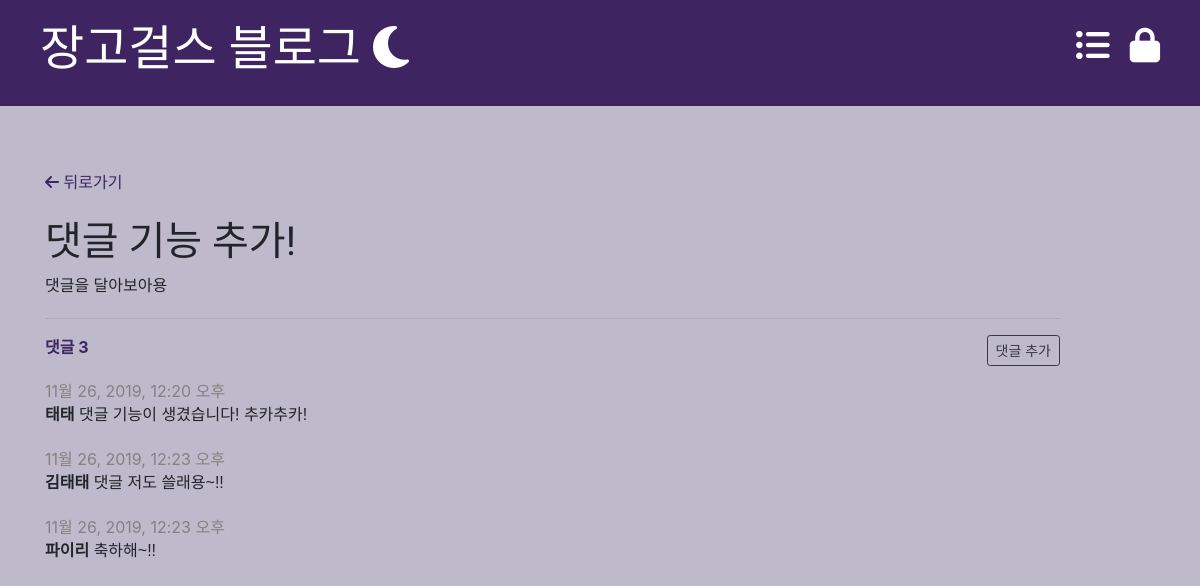
Page /blog/post/12/ on the earlier database version.
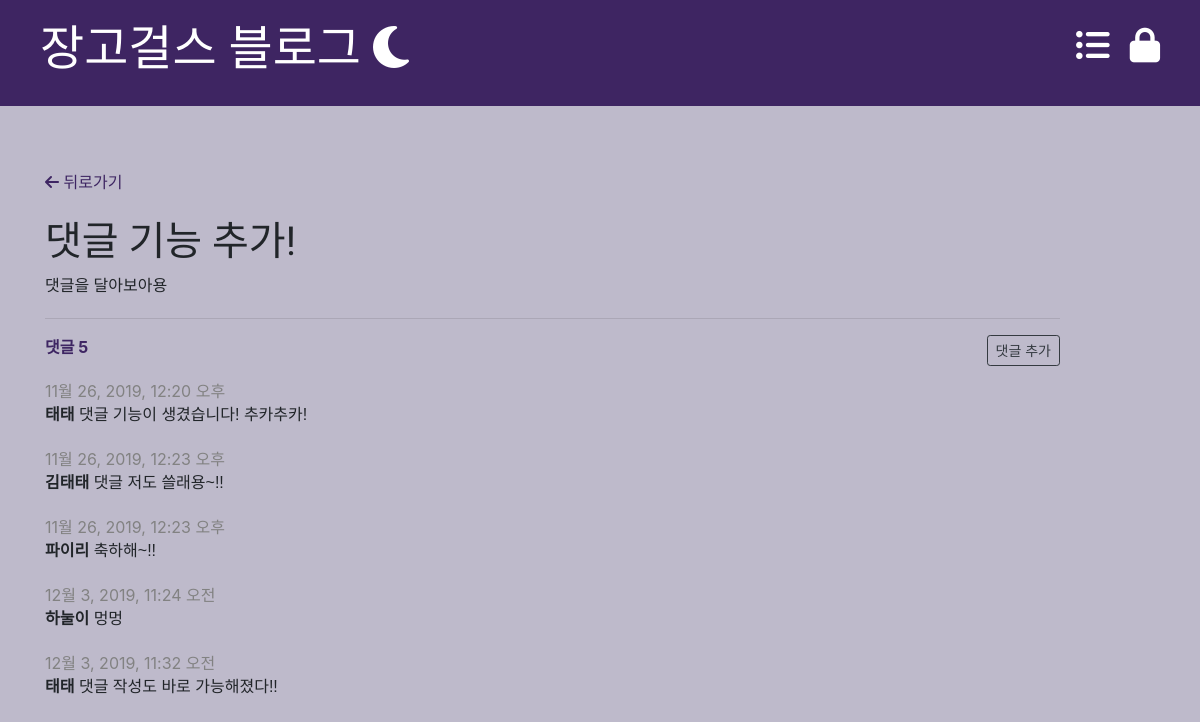
Same page on the later database version.
### blog/models.py (models this page shows, shortened)
class Post(models.Model):
    author = models.ForeignKey(settings.AUTH_USER_MODEL, on_delete=models.CASCADE)
    title = models.CharField(max_length=200)
    text = models.TextField()
    created_date = models.DateTimeField(
        default=timezone.now
    )
    published_date = models.DateTimeField(
        blank=True, null=True
    )
    def approved_comments(self):
        return self.comments.filter(approved_comment=True)

class Comment(models.Model):
    post = models.ForeignKey('blog.Post', on_delete=models.CASCADE, related_name='comments')
    author = models.CharField(max_length=200)
    text = models.TextField()
    created_date = models.DateTimeField(default=timezone.now)
    approved_comment = models.BooleanField(default=False)  # 승인이 거쳐진 댓글만 나타나도록 한다

### blog/views.py (the view)
# urls.py: path('post/<int:pk>/', views.post_detail, name='post_detail'),
def post_detail(request, pk):
    post = get_object_or_404(Post, pk=pk)
    return render(request, 'blog/post_detail.html', {'post': post})

### blog/templates/blog/post_detail.html (shortened to what this page needs)
{% extends 'blog/base.html' %}
{% block content %}
<br>
{% if post.published_date %}
<a href="/blog/" id="back"><i class="fas fa-arrow-left"></i> 뒤로가기</a><br><br>
{% else %}
<a href="/blog/drafts" id="back"><i class="fas fa-arrow-left"></i> 뒤로가기</a><br><br>
{% endif %}
<div class="post">
    <h1>{{ post.title }}</h1>
    <p>{{ post.text|linebreaksbr }}</p>
</div>
<hr>
<a class="btn btn-outline-dark btn-sm" style="float: right"
   href="{% url 'add_comment_to_post' pk=post.pk %}">댓글 추가</a>
<strong style="color: rgba(30, 0, 73, 0.8);">댓글 {{ post.approved_comments.count }}</strong><p></p>
{% for comment in post.comments.all %}
        {% if user.username == "taetae" or comment.approved_comment %}
                <div class="comment">
                    <div class="date">{{ comment.created_date }}</div>
                    <p><strong>{{ comment.author }}</strong> {{ comment.text|linebreaksbr }}</p>
                </div>
        {% endif %}
        {% empty %}
        <p>아직 아무 댓글로 달리지 않았어요 :(</p>
    {% endfor %}
    {% endblock %}

### blog/templates/blog/base.html (shortened to what this page needs)
<!DOCTYPE html>
{% load static %}
<html lang="en">
<head>
    <link rel="stylesheet" href="https://stackpath.bootstrapcdn.com/bootstrap/4.3.1/css/bootstrap.min.css">
    <link rel="stylesheet" href="{% static 'css/blog.css' %}">
</head>
<body>
    <div class="page-header">
        {% if user.is_authenticated %}
        <a href="{% url 'post_new' %}" class="top-menu"><i class="fas fa-plus"></i></a>
        <a href="{% url 'post_draft_list' %}" class="top-menu"><i class="fas fa-edit"></i></a>
        <p class="top-menu" style="font-size: 16px;">{{ user.username }}님 (<a href="{% url 'logout' %}">로그아웃</a>)</p>
        {% else %}
        <a href="{% url 'login' %}" class="top-menu"><i class="fas fa-lock"></i></a>
        {% endif %}
        <a href="{% url 'post_list' %}" class="top-menu"><i class="fas fa-list-ul"></i></a>
        <h1><a href="/">장고걸스 블로그 <i class="fas fa-moon"></i></a></h1>
    </div>
<div class="content container">
    <div class="row">
        <div class="col-md-11">
            {% block content %}
            {% endblock %}
        </div>
    </div>
</div>
</body>
</html>

### blog/static/css/blog.css (style rules this page uses)
.page-header { background-color: rgba(30, 0, 73, 0.8); margin-top: 0; padding: 20px 20px 20px 40px; }
.page-header h1, .page-header h1 a, .page-header h1 a:visited, .page-header h1 a:active { color: #ffffff; font-size: 36pt; text-decoration: none; }
h1, h2, h3, h4, .title { font-family: 'Gugi', cursive; }
.date { color: #828282; display: inline; margin-bottom: -20px; }
.top-menu, .top-menu:hover, .top-menu:visited { color: #ffffff; float: right; font-size: 26pt; margin-right: 20px; font-family: 'Sunflower', sans-serif; }
.post, p { margin-bottom: 20px; font-family: 'Sunflower', sans-serif; }
body { background-color: rgba(18, 0, 66, 0.27); }
#back { color: rgba(30, 0, 73, 0.8); }
.container { margin-top: 40px; }
.comment { margin: 0px 0px 0px 0px; }

Differences in the rows shown:
computed for Post "댓글 기능 추가!": approved_comments.count "3" → "5"
added Comment: created_date "12월 3, 2019, 11:24 오전", author "하눌이", text "멍멍"
added Comment: created_date "12월 3, 2019, 11:32 오전", author "태태", text "댓글 작성도 바로 가능해졌다!!"
